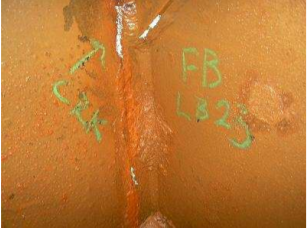
#> input picture Test2.bmp, 307 x 228 px
$ jupyter execute --allow-errors RegionGrowing.ipynb   (shell and % lines are left out)
#> lines starting #> are read from the running program, lines starting #| are printed output that depends on the picture
[cell 1]
import numpy as np
import cv2

%pylab inline

[cell 2]
def region_growing(img,
                   seed_points,
                   test = lambda seed_x, seed_y, x, y, img, outimg : img[x,y] != 0,
                   colormap=None):

    processed = np.full((img.shape[0],img.shape[1]), False)

    if colormap is None:
        outimg = np.zeros_like(img)
    else:
        outimg = np.zeros((img.shape[0],img.shape[1],colormap.shape[1]),dtype=np.uint8)

    for index, pix in enumerate(seed_points):
        processed[pix[0], pix[1]] = True
        if colormap is None:
            outimg[pix[0], pix[1]] = img[pix[0], pix[1]]
        else:
            outimg[pix[0], pix[1]]  = colormap[index % len(colormap)]

    while(len(seed_points) > 0):
        pix = seed_points[0]

        for coord in get_8_connected(pix[0], pix[1], img.shape):
            if not processed[coord[0],coord[1]]:
                test_result = test(pix[0], pix[1], coord[0], coord[1], img, outimg)
                if test_result:
                    outimg[coord[0], coord[1]]  = outimg[pix[0], pix[1]]
                    if not processed[coord[0],coord[1]]:
                        seed_points.append(coord)
                    processed[coord[0],coord[1]] = True
        #Process Animation
        cv2.imshow("progress",outimg)
        cv2.waitKey(1)

        seed_points.pop(0)
    return outimg

[cell 3]
def on_mouse(event, x, y, flags, params):
    if event == cv2.EVENT_LBUTTONDOWN:
        print( 'Seed: ' + str(x) + ', ' + str(y), img[y,x])
        clicks.append((int(y), int(x)))

clicks = []
image = cv2.imread('Test2.bmp', 0)
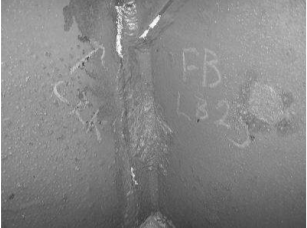
#> image: shape (228, 307); min 59, max 255, mean 133.3
#> (the rest of this cell did not finish here and is left out)
